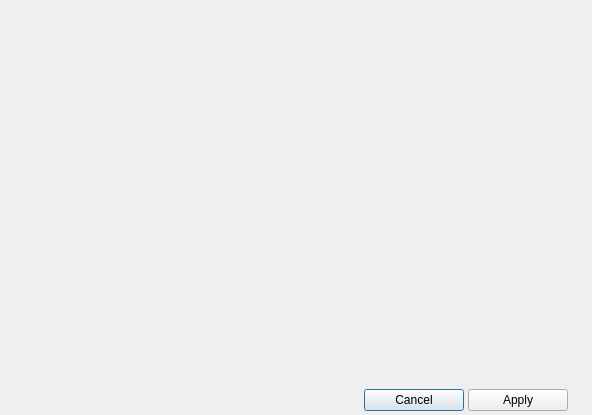
<?xml version="1.0" encoding="UTF-8"?>
<ui version="4.0">
 <class>SettingsDialog</class>
 <widget class="QDialog" name="SettingsDialog">
  <property name="geometry">
   <rect>
    <x>0</x>
    <y>0</y>
    <width>592</width>
    <height>415</height>
   </rect>
  </property>
  <property name="windowTitle">
   <string>Raw settings editor</string>
  </property>
  <property name="windowIcon">
   <iconset resource="../styles.qrc">
    <normaloff>:/appIcon16</normaloff>:/appIcon16</iconset>
  </property>
  <layout class="QVBoxLayout" name="verticalLayout">
   <property name="spacing">
    <number>4</number>
   </property>
   <property name="leftMargin">
    <number>4</number>
   </property>
   <property name="topMargin">
    <number>4</number>
   </property>
   <property name="rightMargin">
    <number>4</number>
   </property>
   <property name="bottomMargin">
    <number>4</number>
   </property>
   <item>
    <widget class="QScrollArea" name="scrollArea">
     <property name="frameShape">
      <enum>QFrame::NoFrame</enum>
     </property>
     <property name="widgetResizable">
      <bool>true</bool>
     </property>
     <widget class="QWidget" name="scrollAreaWidgetContents">
      <property name="geometry">
       <rect>
        <x>0</x>
        <y>0</y>
        <width>584</width>
        <height>379</height>
       </rect>
      </property>
      <layout class="QFormLayout" name="formLayout">
       <property name="fieldGrowthPolicy">
        <enum>QFormLayout::AllNonFixedFieldsGrow</enum>
       </property>
       <property name="leftMargin">
        <number>9</number>
       </property>
       <property name="topMargin">
        <number>9</number>
       </property>
       <property name="rightMargin">
        <number>9</number>
       </property>
       <property name="bottomMargin">
        <number>9</number>
       </property>
      </layout>
     </widget>
    </widget>
   </item>
   <item>
    <layout class="QHBoxLayout" name="horizontalLayout">
     <item>
      <spacer name="horizontalSpacer_3">
       <property name="orientation">
        <enum>Qt::Horizontal</enum>
       </property>
       <property name="sizeHint" stdset="0">
        <size>
         <width>40</width>
         <height>20</height>
        </size>
       </property>
      </spacer>
     </item>
     <item>
      <widget class="QPushButton" name="cancelButton">
       <property name="minimumSize">
        <size>
         <width>100</width>
         <height>20</height>
        </size>
       </property>
       <property name="text">
        <string>Cancel</string>
       </property>
      </widget>
     </item>
     <item>
      <widget class="QPushButton" name="applyButton">
       <property name="minimumSize">
        <size>
         <width>100</width>
         <height>20</height>
        </size>
       </property>
       <property name="text">
        <string>Apply</string>
       </property>
      </widget>
     </item>
     <item>
      <spacer name="horizontalSpacer_2">
       <property name="orientation">
        <enum>Qt::Horizontal</enum>
       </property>
       <property name="sizeType">
        <enum>QSizePolicy::Fixed</enum>
       </property>
       <property name="sizeHint" stdset="0">
        <size>
         <width>20</width>
         <height>20</height>
        </size>
       </property>
      </spacer>
     </item>
    </layout>
   </item>
  </layout>
 </widget>
 <resources>
  <include location="../styles.qrc"/>
 </resources>
 <connections/>
</ui>
